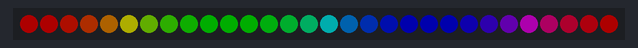
Bench run of a sketch on a simulated Arduino Uno, built with avr-gcc and run on an emulated ATmega328P. Shown: 30 RGB LEDs in strip order, left to right. Dim RGB values are drawn brighter than linear.

Above: at 0.04 s.
At 1.51 s:
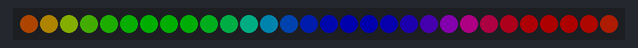
At 3.12 s:
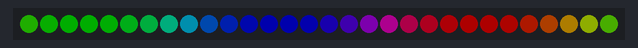
At 6.48 s:
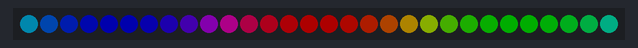
At 9.85 s:
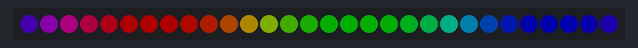
At 13.21 s:
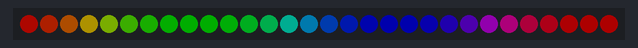

Measured:
- by itself, everything shown: repeats every 12.5 s, in 256 steps

The sketch:

led-test.ino
```cpp
#include <Adafruit_NeoPixel.h>
#define LED_PIN 2
#define LED_COUNT 30
Adafruit_NeoPixel strip(LED_COUNT, LED_PIN, NEO_GRB + NEO_KHZ800);

void setup() {
 strip.begin(); //always needed
 strip.show(); // 0 data => off.
 strip.setBrightness(50); // ~20% (max = 255)
}

void loop() {
 int n = strip.numPixels();
 // fph = FirstPixelHue
  for (long fph = 0; fph < 5 * 65536; fph += 256) {
    for (int i = 0; i < n; i++) {
      int pixelHue = fph + (i * 65536L / n);
      strip.setPixelColor(i,strip.gamma32(strip.ColorHSV(pixelHue)));
    }
    strip.show();
    delay(10);
  }
}
```
